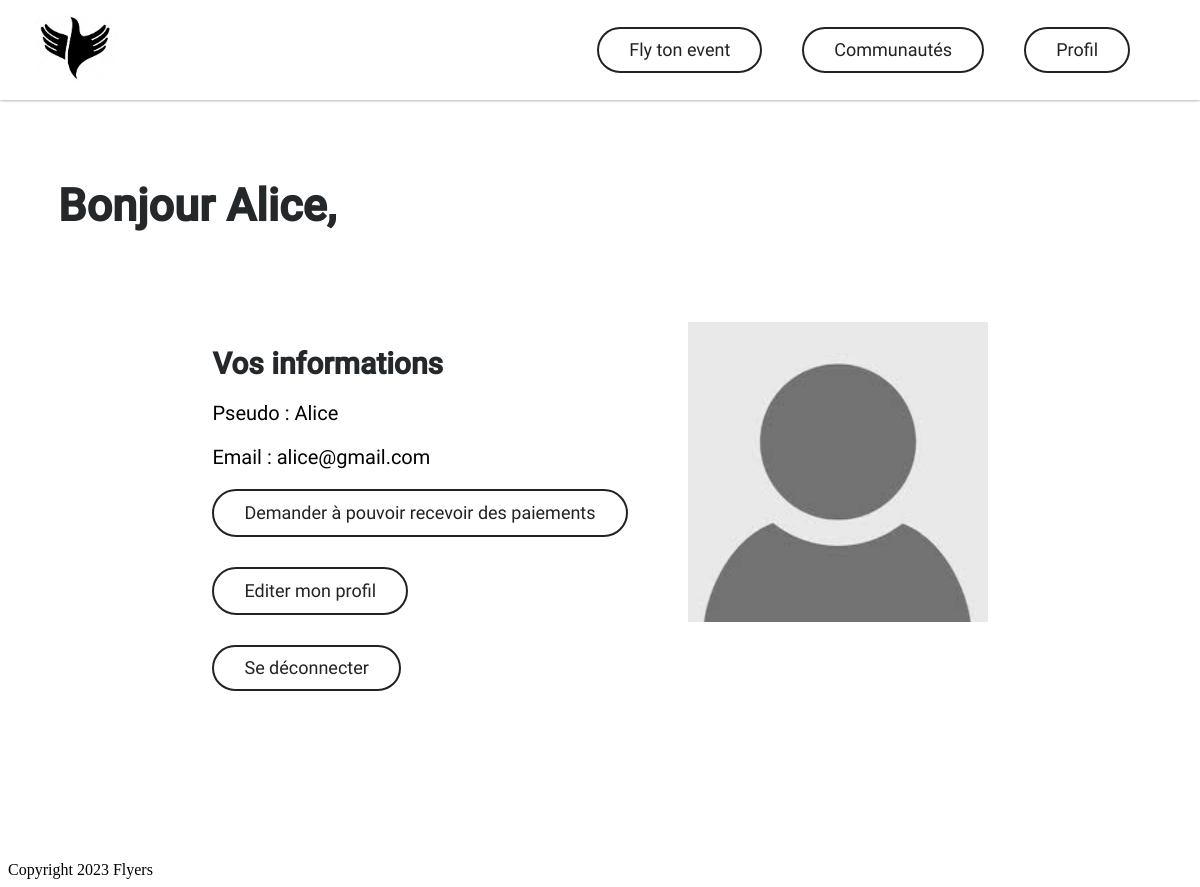
Screenshot of /profile/ (signed in) with the database file from the repository.
### Authentication/models.py (models this page shows)
class Utilisateur(models.Model):
    created_at = models.DateTimeField(default=timezone.now)
    user = models.ForeignKey(
        User, on_delete=models.CASCADE, related_name='utilisateur')
    name = models.CharField(max_length=200, unique=True)
    email = models.EmailField()
    joined_nb = models.PositiveIntegerField(default=0)
    created_nb = models.PositiveIntegerField(default=0)
    CA_buys = models.FloatField(default=0)
    is_validated_money_man = models.BooleanField(default=False)
    stripe_account_id = models.CharField(max_length=255, blank=True, null=True)
    CA_sales = models.FloatField(default=0)
    avatar = models.ImageField(
        upload_to='avatar/', null=True, blank=True, default="avatar/default.jpg")
    money_man_request_pending = models.BooleanField(default=False)

### Authentication/views.py (the view)
# urls.py: path('', views.show_profile, name='profile'),
def show_profile(request):
    if request.user.is_authenticated:
        user = Utilisateur.objects.get(user=request.user)
        events = Event.objects.filter(members=request.user).exclude(created_by = request.user).order_by('-date')
        events_created = Event.objects.filter(
            created_by=request.user
        ).order_by('-date')
        return render(request, 'Authentication/show_profile.html', {'user': user, 'events': events, 'events_created': events_created})
    else:
        return render(request, 'Authentication/signin.html')

### Authentication/templates/Authentication/show_profile.html (shortened to what this page needs)
{% extends 'Flow/base.html' %}
{% load static %}
{% block head %}<link href="{% static 'Flow/css/home.css' %}" rel="stylesheet" />
<link href="{% static 'Flow/css/profile.css' %}" rel="stylesheet" />
{% endblock %}
{% block content %}
    <div class="global-container">
        <h1 class="">Bonjour {{ user.name }},</h1>
        <div class="profile-container">
            <div class="left-section">
                <h2>Vos informations</h2>
                <p class="texte">Pseudo : {{ user.name }}</p>
                <p class="texte">Email : {{ user.email }}</p>
                {%if not user.is_validated_money_man and not user.money_man_request_pending%}
                    <form action="{% url 'demande_validation'%}" method="POST">
                        <button type="submit" class="link-profile">Demander à pouvoir recevoir des paiements</button>
                    </form>
                {%endif%}
                <form action="{% url 'modify_profile'%}" method="get">
                    <button type="submit" class="link-profile">Editer mon profil</button>
                </form>
                <a class="link-profile" href="{% url 'logout' %}">Se déconnecter</a>
            </div>
            <div class="right-section">
                {% if user.avatar %}
                    <img class="profile-picture" src="{{ user.avatar.url }}" alt="Profile Picture">
                {% else %}
                    <img class="profile-picture" src="{% static 'Authentication/img/avatar/default.jpg' %}" alt="Profile Picture">
                {% endif %}
            </div>
        </div>
    </div>
{% endblock %}

### Flow/static/Flow/css/home.css (style rules this page uses)
.global-container { margin-top: 150px; display: block; box-sizing: border-box; position: relative; overflow: hidden; padding: 0 50px; margin-bottom: 100px; }
a { text-decoration: none; color: black; }

### Flow/static/Flow/css/profile.css (style rules this page uses)
.profile-container { margin-top: 50px; display: flex; margin-left: auto; margin-right: auto; width: fit-content; padding: 40px; }
.left-section { align-items: left; margin-right: 40px; }
a { text-decoration: none; color: black; }
.link-profile { margin-bottom: 30px; text-decoration: none; font-family: 'Roboto-Regular'; line-height: 42px; padding-left: 30px; padding-right: 30px; border-radius: 25px; background: 0 0; border: 2px solid #222; color: #222; display: inline-block; transition: all .3s ease 0s; cursor: pointer; position: relative; font-size: 18px; margin-right: 20px; }
.profile-picture { width: 300px; }

### Flow/static/Flow/css/base.css (style rules this page uses)
h1 { font-size: 45px; font-weight: 600; line-height: 1.15em; margin-bottom: 20px; color: #25282b; font-family: 'Roboto-Medium'; }
h2 { font-size: 30px; font-weight: 600; line-height: 1.15em; margin-bottom: 20px; color: #25282b; font-family: 'Roboto-Medium'; }
p { font-size: 20px; font-family: 'Roboto-Regular'; }

### rows the page displays
Utilisateur: name "Alice", email "alice@gmail.com", avatar (placeholder picture)
